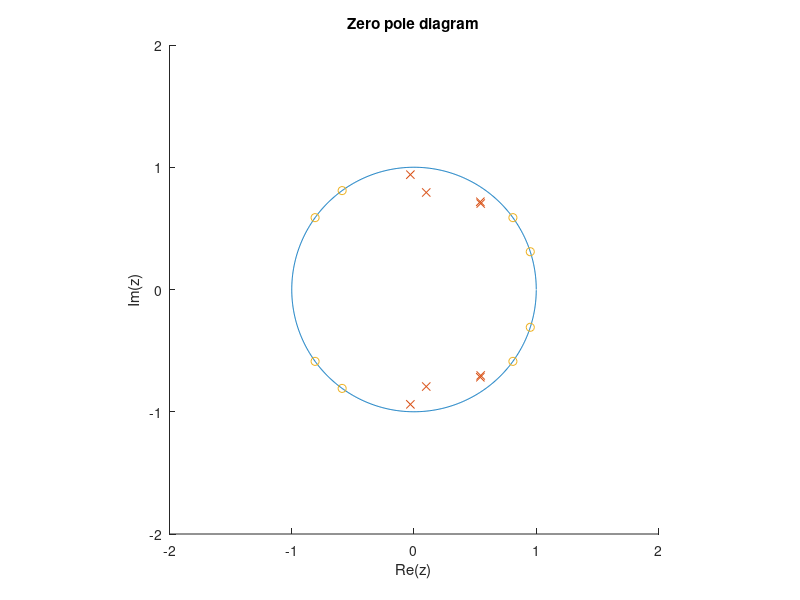
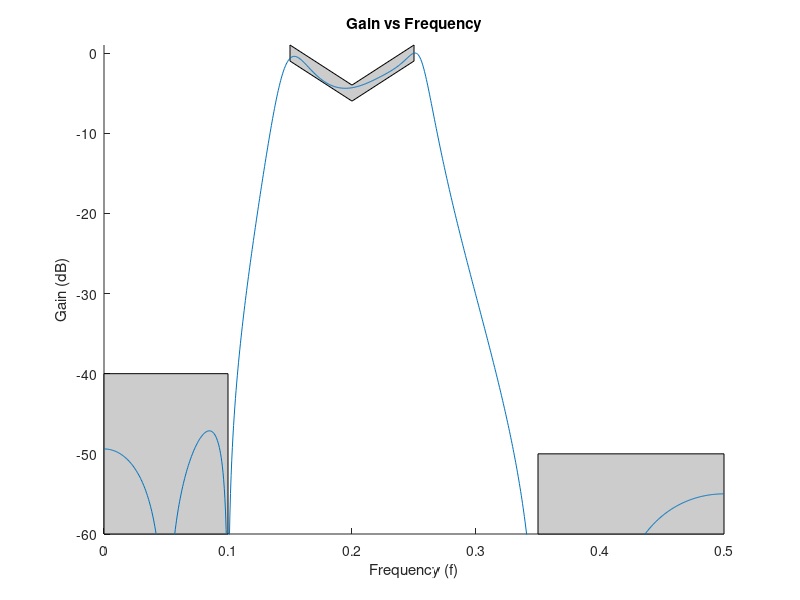

MATLAB code for these plots, in order: (Note: this script raises an error after producing the figures.)
% Task 2
% Tyler Aubin, Aidan Greenlee, Caleb Jewell, Sam King

% Set N value (Arbitrary, Higher n = more accurate filter)
N = 1001;
w = 2 * pi * (0:N-1)/N;

% z = e^jomega
z = exp(1i * w);

% Number of poles = number of zeros
% filter f below 0.1 and above 0.35

poles = [
    0.9 * exp(1i * 2 * pi * 0.147 * [-1 1]),...
    0.94 * exp(1i* 2 * pi * 0.255 * [-1 1]),...
    0.8 * exp(1i*2*pi*0.23 * [-1 1]),...
    0.89 * exp(1i*2*pi*0.145 * [-1 1])        
];

zeros = [
        1 * exp(1i* 2 * pi * 0.1 * [-1 1]),...
        1 * exp(1i* 2 * pi * 0.35 * [-1 1]),...
        1 * exp(1i* 2 * pi * 0.4 * [-1 1]),...
        1 * exp(1i* 2 * pi * 0.05 * [-1 1])
        
];

zeros = zeros';
poles = poles';
% Plot the pole-zero diagram
figure(1);
hold on;
plot(z)
plot(real(poles), imag(poles), 'x')
plot(real(zeros), imag(zeros), 'o')
title('Zero pole diagram')

% Help make it a bit more readable
axis square;
axis([-2 2 -2 2])
xlabel('Re(z)')
ylabel('Im(z)')

hold off;

% Find the gain of the filter.

% First get numerator and denominator in polynomial form (for
% simplification)
den = poly(poles);
num = poly(zeros);

f = linspace(0, 0.5, N);
w = 2 * pi * f;
z = exp(1i * w);

% H_z = |num / den| for gain
H_z = abs(polyval(num, z) ./ polyval(den, z));


H_z_DC = (1 / max(H_z)) .* H_z;

% With the coefficients from num and den
% plot in dB

H_z_DB = 20 * log10(H_z_DC);

figure(2);
hold on;

% Constrained frequencies
f_low = 0.1;
f_high = 0.35;

% Cutoffs
f_c1 = 0.15;
f_c2 = 0.25;

% Now patch everything (These are the 3 shapes seen in the figure from lab
% handout)
patch([0 f_low f_low 0], [-60, -60, -40, -40], 0.8 * [1, 1, 1]);
patch([f_high .5 .5 f_high], [-60, -60, -50, -50], 0.8*[1, 1, 1]);
patch([f_c1 .2 f_c2 f_c2 .2 f_c1], [-1, -6, -1, 1, -4, 1], 0.8 * [1, 1, 1]);
% And plot the filter
% disp(H_z_DB);
plot(f, H_z_DB);
% hold on;
title('Gain vs Frequency');
xlabel('Frequency (f)')
ylabel('Gain (dB)')
ylim([-60,inf])
hold off;


[sos,g] = zp2sos(zeros,poles,1/max(H_z),'up','inf');
disp(g);
fprintf("float bq_coef[] = {\n\t");
for i=1:size(sos)
    for j=1:6
        if j~=4
            fprintf("%f, ",sos(i,j))
        end
    end
    fprintf("\n\t");
end
fprintf("};\n");
    
